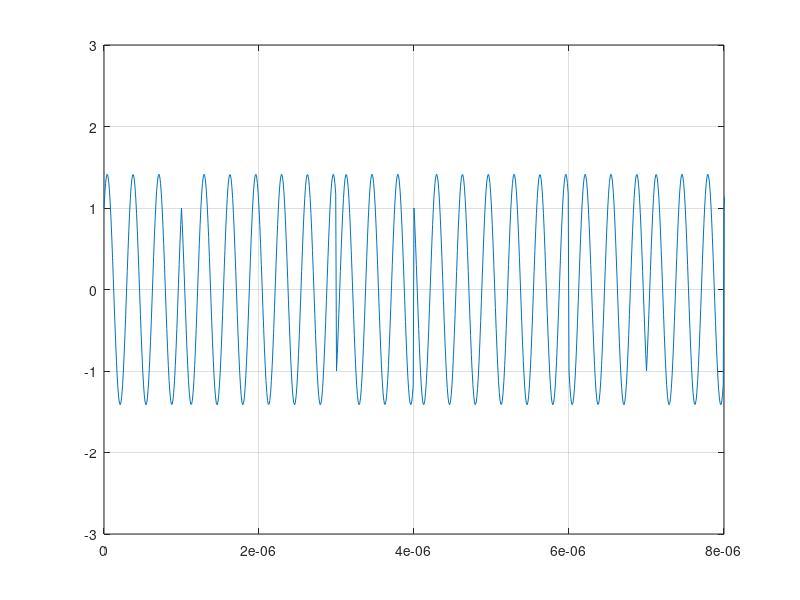
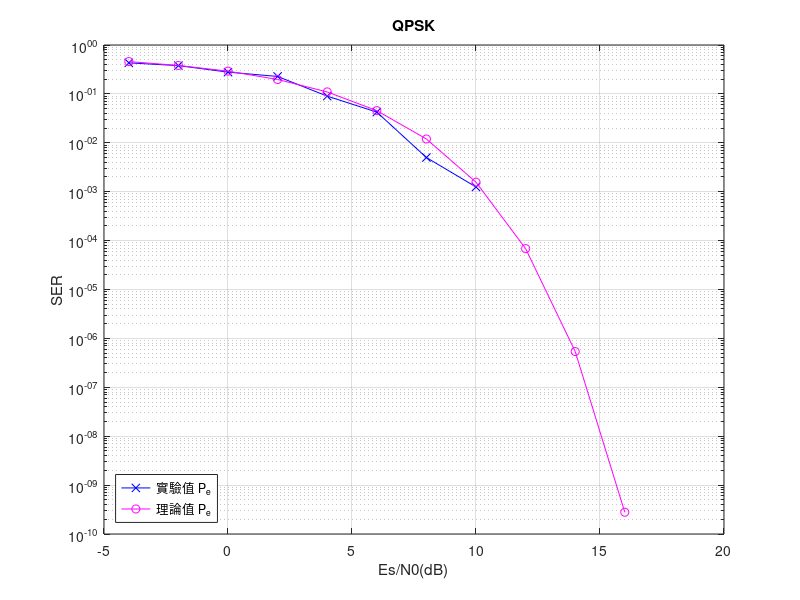
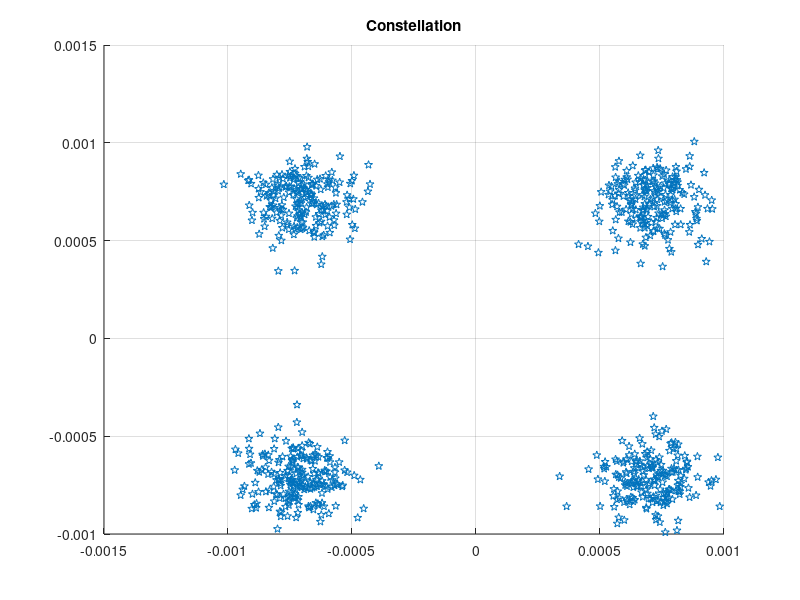

Here is the MATLAB script that generated these plots, in order:
% QPSK 符號錯誤率
% passband 波形加 AWGN → correlator 取得 I/Q → 內積判決（等能量時等同最小距離判決），與理論 2Q - Q^2 比較
% 輸出：QPSK 波形、SER vs. Es/N0、星座圖
clear;
clc;
format long
f = 3e6;
T = 1e-6;
fs = 1e8;
num = 800;
t = 0 : 1/fs : T-1/fs;
t_total = 0 : 1/fs : (num*T)-1/fs;
Es = 1e-6;
EsN0 = -4:2:16;
QPSKw = zeros(1, length(t_total));
m = sign(randn(1,num)) + 1i * sign(randn(1,num));
for i = 1:num
    QPSKw(1,(i-1)*length(t)+1 : i*length(t))...
        = real(m(i)).*sqrt(Es/2).*sqrt(2/T).*cos(2*pi*f*t) + imag(m(i)).*sqrt(Es/2).*sqrt(2/T).*sin(2*pi*f*t);
end
E = (QPSKw*QPSKw')./num;
for k=1:length(EsN0)
    noise_std = sqrt((0.5.*10.^(-EsN0(k) ./ 10))*E);
    n = noise_std .* randn(size(QPSKw));
    recieve_QAMw = QPSKw + n;
    z(k) = sqrt(10.^(EsN0(k)./10));
    Qf(k) = 2*(1/sqrt(2*pi)) * integral(@(x) exp(-x.^2 / 2), z(k), 70) - ((1/sqrt(2*pi)) * integral(@(x) exp(-x.^2 / 2), z(k), 70)).^2;
    I = zeros(num, length(t));
    Q = zeros(num, length(t));
    for i = 1:num
        r = recieve_QAMw(1,(i-1)*length(t)+1 : i*length(t));
        I(i,:) = sum(r .* sqrt(2/T) .* cos(2*pi*f*t)) * (1/fs);
        Q(i,:) = sum(r .* sqrt(2/T) .* sin(2*pi*f*t)) * (1/fs);
    end
    y = I(:,1) + 1i*Q(:,1);
    yx = [I(:,1) Q(:,1)];
    for j = 1:num % MDrule-->E同--->內積rule 
        r1(1,j) = dot(yx(j,:), 1e-3.*[1 1] );
        r2(1,j) = dot(yx(j,:), 1e-3.*[-1 1]);
        r3(1,j) = dot(yx(j,:), 1e-3.*[-1 -1]);
        r4(1,j) = dot(yx(j,:), 1e-3.*[1 -1]);

        if r1(1,j)==max([r1(1,j), r2(1,j), r3(1,j), r4(1,j)])
            rx(1,j)= (1+1i) ;
        elseif r2(1,j)==max([r1(1,j), r2(1,j), r3(1,j), r4(1,j)])
            rx(1,j)= (-1+1i);
        elseif r3(1,j)==max([r1(1,j), r2(1,j), r3(1,j), r4(1,j)])
            rx(1,j)= (-1-1i) ;
        elseif r4(1,j)==max([r1(1,j), r2(1,j), r3(1,j), r4(1,j)])
            rx(1,j)= (1-1i);
        end
    end
    numErrors(k) = sum(m ~= rx);
end
SER = numErrors / num;
figure;
plot(t_total, QPSKw);
xlim([0 8*T]);
ylim([-3 3]);
grid on;
figure;
semilogy(EsN0,SER,'b-x',EsN0,Qf,'m-o');
xlabel('Es/N0(dB)');
ylabel('SER');
title('QPSK')
legend('實驗值 P_e ', '理論值 P_e', 'location', 'southwest')
grid on;
figure;
scatter(real(y), imag(y), 'p');
title('Constellation');
grid on;
